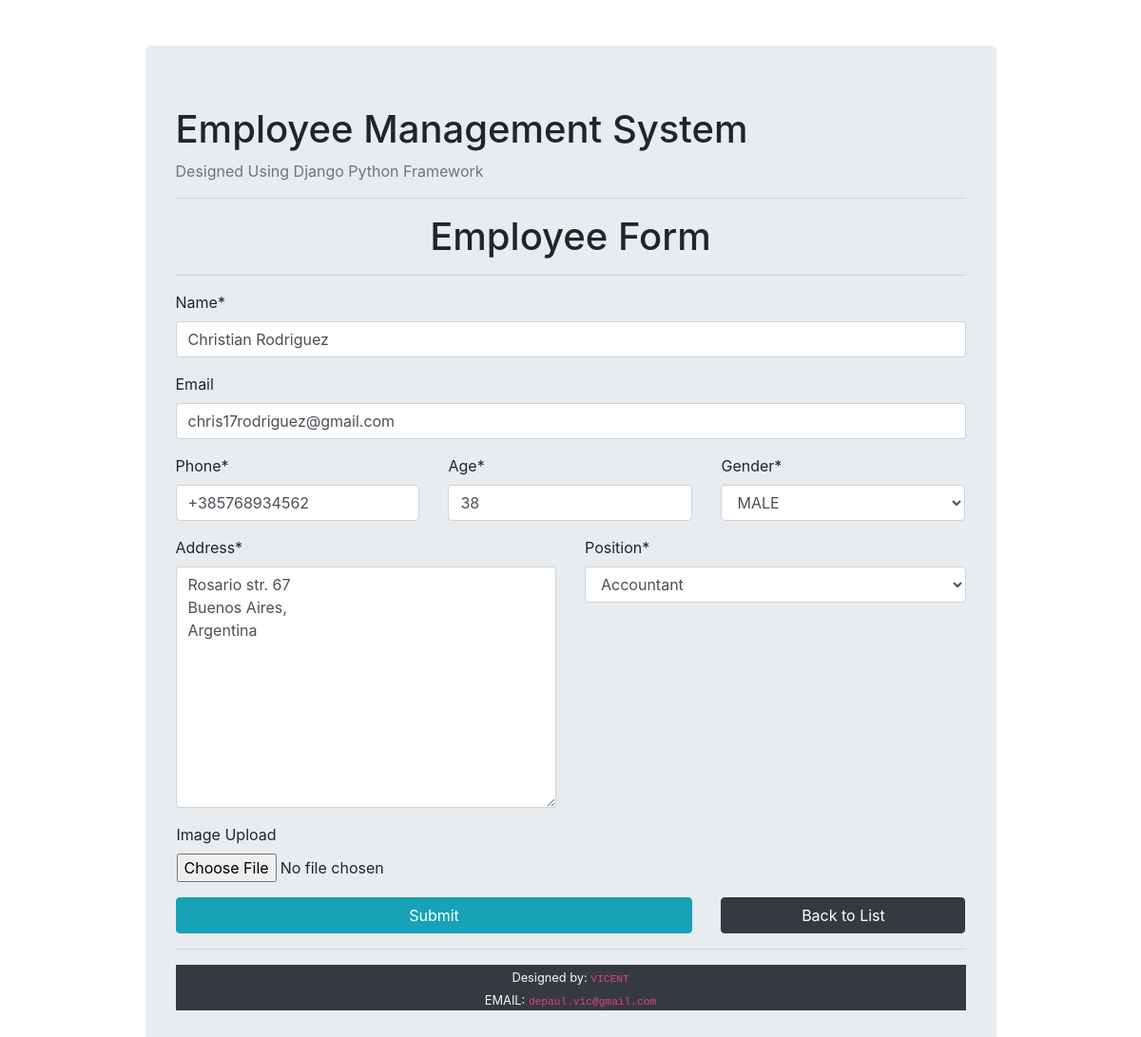
The page /update/3/ on the database its author committed.
### employee_registry/models.py (models this page shows, shortened)
class Employee(models.Model):
    GENDER_CHOICES = (
        ('male', 'MALE'),
        ('female', 'FEMALE'),
        ('prefer not to say', 'PREFER NOT TO SAY'),
    )
    name = models.CharField(max_length=100)
    email = models.CharField(max_length=100)
    phone = models.CharField(max_length=16)
    age = models.PositiveIntegerField()
    gender = models.CharField(max_length=50, choices=GENDER_CHOICES)
    address = models.TextField(max_length=200)
    position = models.ForeignKey(Position, on_delete=models.CASCADE)

### employee_registry/views.py (the view)
# urls.py: path('update/<int:id>/', views.update_employee, name='update'),
def update_employee(request, id):
    employee = Employee.objects.get(id=id)
    form = EmployeeForm(instance=employee)
    if request.method == 'POST':
        form = EmployeeForm(request.POST, instance=employee)
        if form.is_valid():
            form.save()
            return redirect('list')
    context = {'form':form}
    return render(request, 'employee_registry/employee_form.html', context)

### employee_registry/forms.py
class EmployeeForm(forms.ModelForm):
    class Meta:
        model = Employee
        fields = '__all__'
    def __init__(self, *args, **kwargs):
        super(EmployeeForm, self).__init__(*args, **kwargs)
        self.fields['position'].empty_label='Select position'
        self.fields['email'].required = False      #sets the Email field filling to optional in the form

### employee_registry/models.py (called while the page is built)
    def __str__(self):
        return self.title

### employee_registry/templates/employee_registry/employee_form.html (shortened to what this page needs)
{% extends 'employee_registry/main.html' %}
{% load crispy_forms_tags %}
{% block content %}
  <h1 class="text-center">Employee Form</h1>
  <hr>
  <form action="" method="POST" autocomplete="off" enctype="multipart/form-data">
    {{ form.name|as_crispy_field }}
    {{ form.email|as_crispy_field }}
    <div class="row">
        <div class="col-md-4">
          {{ form.phone|as_crispy_field }}
        </div>
        <div class="col-md-4">
          {{ form.age|as_crispy_field }}
        </div>
        <div class="col-md-4">
          {{ form.gender|as_crispy_field }}
        </div>
    </div>
    <div class="row">
      <div class="col-md-6">
        {{ form.address|as_crispy_field }}
      </div>
      <div class="col-md-6">
        {{ form.position|as_crispy_field }}
      </div>
    </div>
    <div class="row">
      <div class="form-group mx-3">
        <label>Image Upload</label>
        <input name="image" type="file" class="form-control-file">
      </div>
    </div>
    <div class="row">
        <br>
        <div class="col-md-8">
          <button type="submit" class="btn btn-block btn-info">Submit</button>
        </div>
        <div class="col-md-4">
          <a class="btn btn-dark btn-block" href="{% url 'list' %}">Back to List</a>
        </div>
    </div>
  </form>
{% endblock %}

### rows shown on the page
Employee: name "Christian Rodriguez", email "chris17rodriguez@gmail.com", phone "+385768934562", age "38", gender "MALE", address "Rosario str. 67 Buenos Aires, Argentina", position "Accountant"
